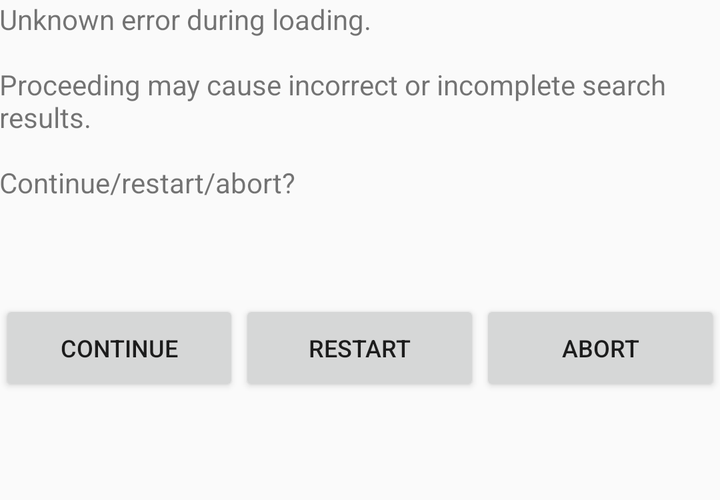
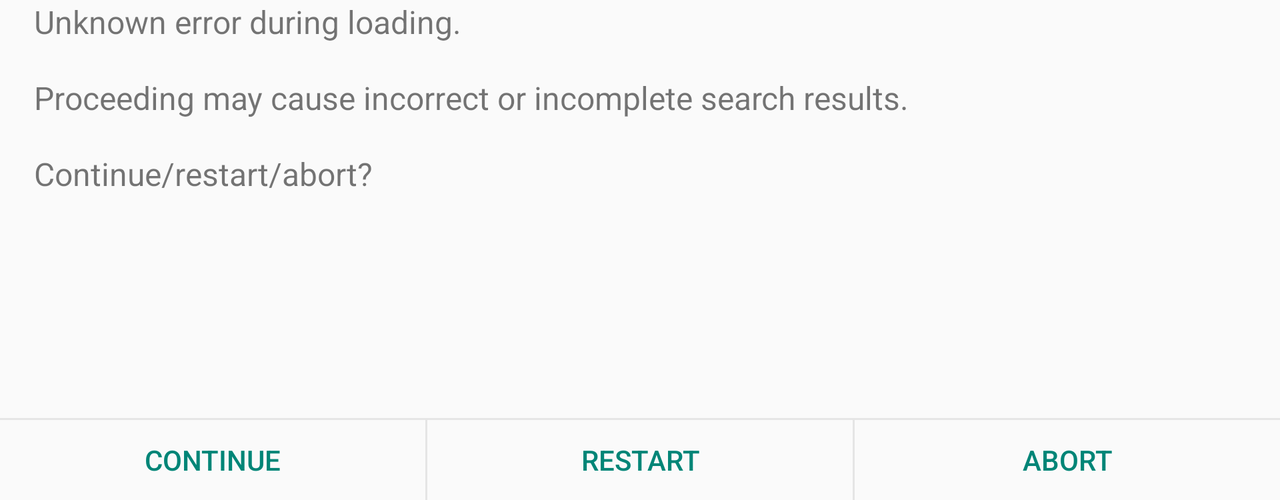

Compare how this app lays out the same screen by default and in its alternative resource folder. The renders come first, then the two layout files and the values they reference.
<!-- AndroidManifest.xml: application theme AppTheme -->
<!-- res/layout/load_csv_failure_dialog.xml -->
<RelativeLayout xmlns:android="http://schemas.android.com/apk/res/android"
    xmlns:tools="http://schemas.android.com/tools"
    android:layout_width="match_parent"
    android:layout_height="250dp"
    android:paddingBottom="@dimen/activity_vertical_margin"
    android:paddingLeft="@dimen/activity_horizontal_margin"
    android:paddingRight="@dimen/activity_horizontal_margin"
    android:paddingTop="@dimen/activity_vertical_margin"
    tools:context="com.example.uis.ActivityLoadCSV" 
    android:orientation="vertical"
    >
    
    <TextView
        android:id = "@+id/error_msg"
        android:layout_width="wrap_content"
        android:layout_height="wrap_content"
        android:layout_alignParentTop="true"
        android:layout_centerHorizontal="true"
        android:text = "@string/load_error_msg"
        />
    
    <LinearLayout
        android:layout_width = "match_parent"
        android:layout_height = "wrap_content"
        android:layout_marginTop = "150dp" >

    <Button
        android:id="@+id/continue_button"
        android:layout_width="0dp"
        android:layout_height="wrap_content"
        android:layout_weight = "1"
        android:text="@string/continue_msg"
        android:textSize = "12sp" />

    <Button
        android:id="@+id/restart_button"
        android:layout_width="0dp"
        android:layout_height="wrap_content"
        android:layout_weight = "1"
        android:text="@string/restart"
        android:textSize = "12sp" />
    
    <Button
        android:id="@+id/abort_button"
        android:layout_width="0dp"
        android:layout_height="wrap_content"
        android:layout_weight = "1"
        android:text="@string/abort"
        android:textSize = "12sp" />
            
        </LinearLayout>

</RelativeLayout>
<!-- resources referenced by this layout -->
<resources>
  <string name="abort">Abort</string>
  <string name="continue_msg">Continue</string>
  <string name="load_error_msg">Unknown error during loading.\n\nProceeding may cause incorrect or incomplete search results.\n\nContinue/restart/abort?</string>
  <string name="restart">Restart</string>
  <style name="AppTheme" parent="AppBaseTheme">
          
      </style>
  <style name="AppBaseTheme" parent="Theme.AppCompat.Light">
          
      </style>
</resources>
<!-- res/layout-land/load_csv_failure_dialog.xml (the repository's variant of the layout above) -->
<!-- drawn on the phone turned sideways -->
<RelativeLayout xmlns:android="http://schemas.android.com/apk/res/android"
    xmlns:tools="http://schemas.android.com/tools"
    android:layout_width="match_parent"
    android:layout_height="250dp"
    android:paddingTop="@dimen/activity_vertical_margin"
    android:descendantFocusability = "blocksDescendants"
    tools:context="com.example.app.ActivityLoadCSV"
    android:orientation="horizontal"
    >
    
    <LinearLayout
    	style = "?android:attr/buttonBarStyle"
        android:id = "@+id/bottom_button_bar"
        android:layout_width = "match_parent"
        android:layout_height = "wrap_content"
        android:layout_alignParentBottom = "true" >

	    <Button
	        style = "?android:attr/buttonBarButtonStyle"
	        android:id="@+id/continue_button"
	        android:layout_width="0dp"
	        android:layout_height="40dp"
	        android:layout_weight = "1"
	        android:text="@string/continue_msg"
	        android:textSize = "14sp" />
	    
	    <View
	        android:layout_height = "fill_parent"
	        android:layout_width = "1dp"
	        android:background = "@color/button_border_grey" />
	    	
	    <Button
	        style = "?android:attr/buttonBarButtonStyle"
	        android:id="@+id/restart_button"
	        android:layout_width="0dp"
	        android:layout_height="40dp"
	        android:layout_weight = "1"
	        android:text="@string/restart"
	        android:textSize = "14sp" />
	    
	    <View
	        android:layout_height = "fill_parent"
	        android:layout_width = "1dp"
	        android:background = "@color/button_border_grey" />
	    	    
	    <Button
	        style = "?android:attr/buttonBarButtonStyle"
	        android:id="@+id/abort_button"
	        android:layout_width="0dp"
	        android:layout_height="40dp"
	        android:layout_weight = "1"
	        android:text="@string/abort"
	        android:textSize = "14sp" />
            
    </LinearLayout>
    
    <View
        android:layout_above = "@+id/bottom_button_bar"
        android:layout_width = "fill_parent"
        android:layout_height = "1dp"
        android:background = "@color/button_border_grey" />
        
    <TextView
        android:id = "@+id/error_msg"
        android:layout_width="wrap_content"
        android:layout_height="wrap_content"
        android:layout_marginLeft = "17dp"
        android:layout_marginRight = "17dp"
        android:text = "@string/load_error_msg"
        android:textSize = "16sp"
        />

</RelativeLayout>
<!-- resources referenced by the variant -->
<!-- as the phone turned sideways resolves them -->
<resources>
  <color name="button_border_grey">#e5e5e5</color>
  <string name="abort">Abort</string>
  <string name="continue_msg">Continue</string>
  <string name="load_error_msg">Unknown error during loading.\n\nProceeding may cause incorrect or incomplete search results.\n\nContinue/restart/abort?</string>
  <string name="restart">Restart</string>
  <style name="AppTheme" parent="AppBaseTheme">
          
      </style>
  <style name="AppBaseTheme" parent="Theme.AppCompat.Light">
          
      </style>
</resources>
